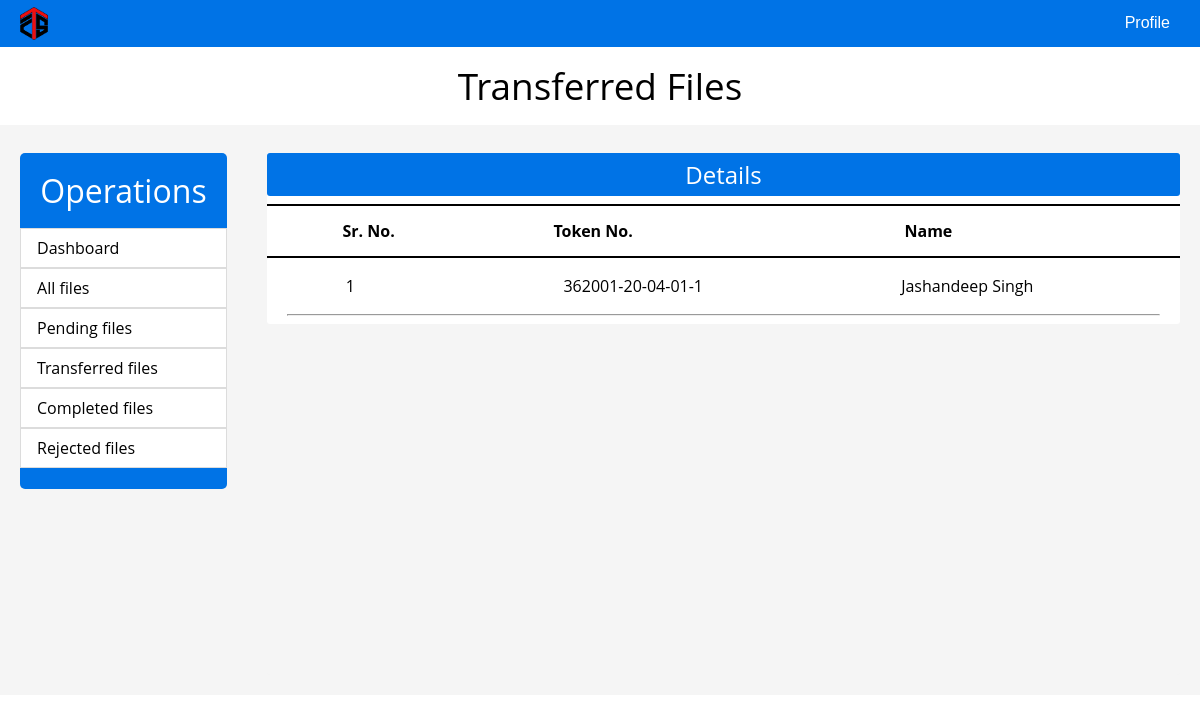
/employee/transferede.php?id=11, run on the app's committed database.
### tables this page shows
CREATE TABLE `document_status` (
  `document_id` int(11) NOT NULL,
  `token_id` varchar(20) NOT NULL,
  `department_id` int(20) NOT NULL,
  `status` char(15) NOT NULL,
  `apply_date` date NOT NULL,
  `complete_date` date NOT NULL,
  `document_comment` varchar(250) NOT NULL,
  `from_employee_id` int(10) DEFAULT NULL,
  `c_employee_id` int(20) NOT NULL,
  `to_employee_id` int(10) DEFAULT NULL
);

CREATE TABLE `employee_details` (
  `employee_id` int(6) NOT NULL,
  `employee_name` varchar(60) NOT NULL,
  `department_id` int(3) NOT NULL,
  `gender` char(1) NOT NULL,
  `contact_no` bigint(10) NOT NULL,
  `designation` varchar(30) NOT NULL,
  `address` varchar(250) NOT NULL,
  `pincode` int(6) NOT NULL,
  `email_id` varchar(40) NOT NULL,
  `role` int(2) NOT NULL
);

### employee/transferede.php (the view)
  <?php include("headere.php");?>
  <link rel="stylesheet" href="assets/css/basice.css" />
</head>
<body>
<?php
    $id = $_REQUEST['id'];
    ?>
    <section>
        <?php include("menue.php");?>
    </section>
    <section>
      <h1>Transferred Files</h1>
      <div class="container">
        <div class="operations">
          <ul>
            <li>Operations</li>
          </ul>
          <div class="op-items"><a href="indexe.php?id=<?php echo $id;?>">Dashboard</a></div>
          <div class="op-items"><a href="alle.php?id=<?php echo $id;?>">All files</a></div>
          <div class="op-items"><a href="pendinge.php?id=<?php echo $id;?>">Pending files</a></div>
          <div class="op-items"><a href="transferede.php?id=<?php echo $id;?>">Transferred files</a></div>
          <div class="op-items"><a href="completede.php?id=<?php echo $id;?>">Completed files</a></div>
          <div class="op-items"><a href="rejectede.php?id=<?php echo $id;?>">Rejected files</a></div>
        </div>
        <div class="info">
          <div class="details-container">
            <div class="details-title">
              <h2>Details</h2>
            </div>
            <div class="row-details" style="border-top:2px solid black;
            border-bottom:2px solid black;">
                  <div class="span sr"><h4>Sr. No.</h4></div>
                  <div class="span token-id"><h4>Token No.</h4></div>
                  <div class="span span-button name"><h4>Name</h4></div>
              </div>
            </div>
            <div class="details">
              <?php
                include("../dao.php");
                $count = 1;
                $sql = "select token_id,to_employee_id from document_status where c_employee_id = '$id' and status = 'Transfered'";
                $result = mysqli_query($connection,$sql);
                while($row = mysqli_fetch_assoc($result)) {
                ?>
                <div class="row-details">
                  <div class="span sr"><?php echo $count;?></div>
                  <div class="span token-id"><?php echo $row['token_id']; ?></div>
                  <div class="span name">
                    <?php
                    $temp = $row['to_employee_id'];
                    $sql="select employee_name from employee_details where employee_id='$temp'";
                    $result2 = mysqli_query($connection,$sql);
                    $row2 = mysqli_fetch_array($result2);
                    echo $row2['0'];
                    ?>
                  </div>
                </div>
                  <hr class="special-hr">
                <?php
                $count = $count + 1;
                }
              ?>
          </div>
        </div>
      </div>
    </section>
</body>
</html>

### employee/assets/css/stylee.css (style rules this page uses)
html { scroll-behavior: smooth; }
* { box-sizing: border-box; }
body { margin: 0; padding: 0; font-family: "Open sans", sans-serif; }

### employee/assets/css/basice.css (style rules this page uses)
h1 { padding: 0; line-height: 3rem; text-align: center; margin: 15px; font-size: 2.3rem; font-weight: 400; }
h2 { padding: 5px 0px; margin: 0px 0px; font-weight: 400; }
h4 { padding: 5px 0px; margin: 0px 0px; }
.container { position: fixed; height: 570px; display: flex; margin: 0; padding: 0.5rem 0 0 0; background-color: rgb(245, 245, 245); width: 100%; }
.operations { width: 17rem; height: 21rem; margin: 20px; border-radius: 5px; background-color: rgb(0, 115, 230); }
.operations ul { margin: 0px 0px; padding: 0px 0px 0px 0px; }
.operations li { list-style: none; padding: 1rem; border-top-left-radius: 5px solid rgb(220, 220, 220); border-top-right-radius: 5px solid rgb(220, 220, 220); color: white; font-size: 2rem; text-align: center; }
.op-items a { display: block; text-decoration: none; background-color: white; color: black; font-size: 1rem; margin: 0px 0px; width: 100%; border: 0.4px solid rgb(220, 220, 220); padding: 0.5rem 0.5rem 0.5rem 1rem; text-align: left; }
.info { margin: 20px; display: flex; flex-direction: column; width: 100%; background-color: rgb(245, 245, 245); border-radius: 3px; }
.details { margin: 0; background-color: white; border-radius: 3px; overflow: auto; scroll-behavior: smooth; }
.details-title { color: white; margin: 0px; text-align: center; background-color: rgb(0, 115, 230); border-radius: 3px; }
.special-hr { margin: 8px 20px; }
.span-button { margin: 0; margin-left: 20px; }
.details-container { background-color: white; }
.row-details { display: flex; justify-content: space-around; background-color:white; margin-top: 8px; padding: 5px 0; line-height:30px; }
.sr { width: 60px; }
.token-id { width: 180px; }
.name { width:200px; }

### data on the page
document_status: token "362001-20-04-01-1", employee_details.employee_name "Jashandeep Singh"
